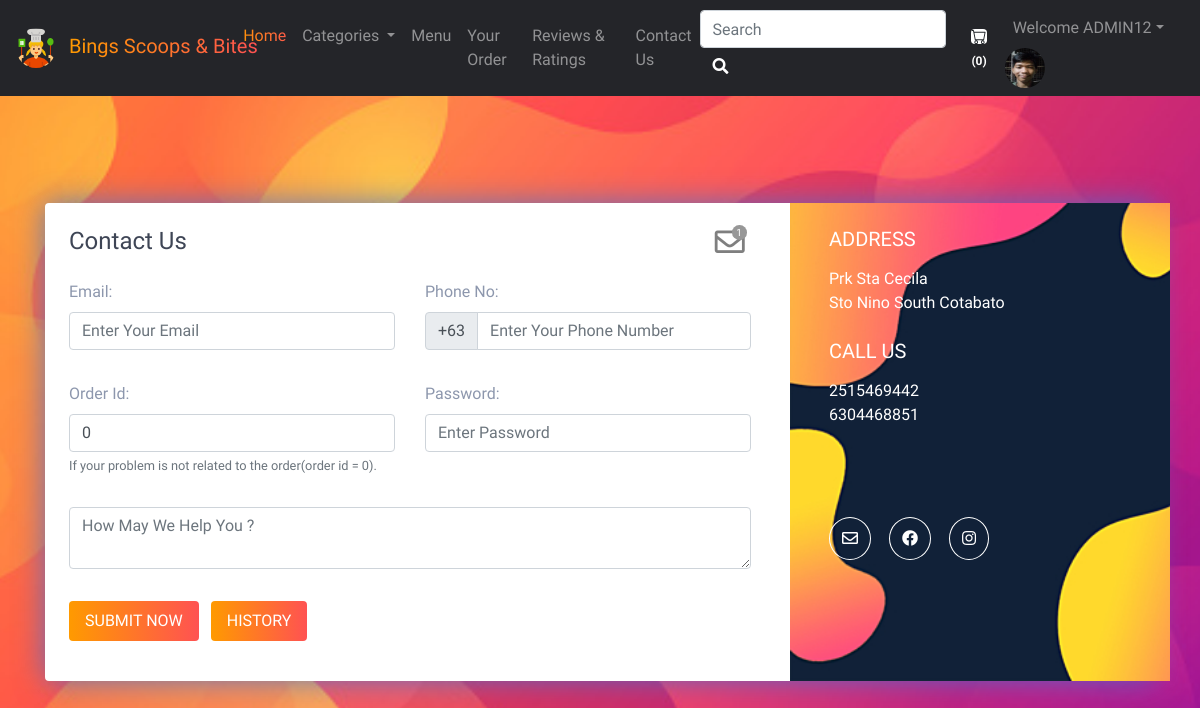
/contact.php (signed in), run on the app's committed database.
### tables this page shows
CREATE TABLE `sitedetail` (
  `tempId` int(11) NOT NULL,
  `systemName` varchar(21) NOT NULL,
  `email` varchar(35) NOT NULL,
  `contact1` bigint(21) NOT NULL,
  `contact2` bigint(21) DEFAULT NULL COMMENT 'Optional',
  `address` text NOT NULL,
  `dateTime` datetime NOT NULL DEFAULT current_timestamp()
);

### contact.php (the view, shortened to what this page needs)
<!doctype html>
<html lang="en">
<head>
  <link rel="stylesheet" href="https://stackpath.bootstrapcdn.com/bootstrap/4.5.0/css/bootstrap.min.css">
  <link rel="stylesheet" href="https://use.fontawesome.com/releases/v5.8.2/css/all.css">
  <link rel="stylesheet" href="assets/css/custom.css">
</head>
<body>
  <?php include 'partials/_dbconnect.php'; ?>
  <?php include 'partials/_nav.php'; ?>
  <div class="contact2" id="contact">
    <div class="container">
      <div class="row contact-container">
        <div class="col-lg-12">
          <div class="card card-shadow border-0 mb-4">
            <div class="row">
              <div class="col-lg-8">
                <div class="contact-box p-4">
                  <div class="row">
                    <div class="col-lg-8">
                      <h4 class="title">Contact Us</h4>
                    </div>
                    <?php if ($loggedin) { ?>
                      <div class="col-lg-4">
                        <div class="icon-badge-container mx-1" style="padding-left: 167px;">
                          <a href="#" data-toggle="modal" data-target="#adminReply"><i class="far fa-envelope icon-badge-icon"></i></a>
                          <div class="icon-badge"><b><span id="totalMessage">0</span></b></div>
                        </div>
                      </div>
                    <?php } ?>
                  </div>
                  <?php
                  $email = '';
                  $phone = '';
                  ?>
                  <form action="partials/_manageContactUs.php" method="POST">
                    <div class="row">
                      <div class="col-lg-6">
                        <div class="form-group mt-3">
                          <b><label for="email">Email:</label></b>
                          <input type="email" class="form-control" id="email" name="email" placeholder="Enter Your Email" required value="<?php echo $email ?>">
                        </div>
                      </div>
                      <div class="col-lg-6">
                        <div class="form-group mt-3">
                          <b><label for="phone">Phone No:</label></b>
                          <div class="input-group mb-3">
                            <div class="input-group-prepend">
                              <span class="input-group-text" id="basic-addon">+63</span>
                            </div>
                            <input type="tel" class="form-control" id="phone" name="phone" aria-describedby="basic-addon" placeholder="Enter Your Phone Number" required pattern="[0-9]{10}" value="<?php echo $phone ?>">
                          </div>
                        </div>
                      </div>
                      <div class="col-lg-6">
                        <div class="form-group mt-3">
                          <b><label for="orderId">Order Id:</label></b>
                          <input class="form-control" type="text" id="orderId" name="orderId" placeholder="Order Id" value="0">
                          <small id="orderIdHelp" class="form-text text-muted">If your problem is not related to the order(order id = 0).</small>
                        </div>
                      </div>
                      <div class="col-lg-6">
                        <div class="form-group mt-3">
                          <b><label for="password">Password:</label></b>
                          <input class="form-control" id="password" name="password" placeholder="Enter Password" type="password" placeholder="Enter Your Password" required data-toggle="password">
                        </div>
                      </div>
                      <div class="col-lg-12">
                        <div class="form-group  mt-3">
                          <textarea class="form-control" id="message" name="message" rows="2" required minlength="6" placeholder="How May We Help You ?"></textarea>
                        </div>
                      </div>
                      <?php if ($loggedin) { ?>
                        <div class="col-lg-12">
                          <button type="submit" class="btn btn-danger-gradiant mt-3 mb-3 text-white border-0 py-2 px-3" style="background-image: linear-gradient(to right, #ff9a00, #ff5252); cursor: pointer;">
                            <span>SUBMIT NOW <i class="ti-arrow-right"></i></span>
                          </button>
                          <button type="button" class="btn btn-danger-gradiant mt-3 mb-3 text-white border-0 py-2 px-3 mx-2" style="background-image: linear-gradient(to right, #ff9a00, #ff5252); cursor: pointer;" data-toggle="modal" data-target="#history"><span> HISTORY <i class="ti-arrow-right"></i></span></button>
                        </div>
                      <?php } ?>
                    </div>
                  </form>
                </div>
              </div>
              <?php
              $sql = "SELECT * FROM `sitedetail`";
              $result = mysqli_query($conn, $sql);
              $row = mysqli_fetch_assoc($result);
              $address = $row['address'];
              $email = $row['email'];
              $contact1 = $row['contact1'];
              $contact2 = $row['contact2'];
              echo '<div class="col-lg-4 bg-image" style="background-image:url(img/boxctc.jpg)">
                          <div class="detail-box p-4">
                            <h5 class="text-white font-weight-light mb-3">ADDRESS</h5>
                            <p class="text-white op-7">' . $address . '</p>
                            <h5 class="text-white font-weight-light mb-3 mt-4">CALL US</h5>
                            <p class="text-white op-7">' . $contact1 . '
                              <br> ' . $contact2 . '</p>
                            <div class="round-social light">
                              <a href="https://mail.google.com/mail/?view=cm&fs=1&tf=1&to=' . $email . '" class="ml-0 text-decoration-none text-white border border-white rounded-circle" target="_blank"><i class="far fa-envelope"></i></a>
                              <a href="https://github.com/darshankparmar" class="text-decoration-none text-white border border-white rounded-circle" target="_blank"><i class="fab fa-facebook"></i></i></a>
                              <a href="https://youtube.com/" class="text-decoration-none text-white border border-white rounded-circle" target="_blank"><i class="fab fa-instagram"></i></a>
                            </div>
                          </div>
                        </div>';
              ?>
            </div>
          </div>
        </div>
      </div>
    </div>
  </div>
</body>
</html>

### partials/_nav.php (shortened to what this page needs)
<?php
if (isset($_SESSION['loggedin']) && $_SESSION['loggedin'] == true) {
  $loggedin = true;
  $userId = $_SESSION['userId'];
  $username = $_SESSION['username'];
} else {
  $loggedin = false;
  $userId = 0;
}
$sql = "SELECT * FROM `sitedetail`";
$result = mysqli_query($conn, $sql);
$row = mysqli_fetch_assoc($result);
$systemName = $row['systemName'];
$countsql = "SELECT SUM(`itemQuantity`) FROM `viewcart` WHERE `userId`=$userId";
$countresult = mysqli_query($conn, $countsql);
$countrow = mysqli_fetch_assoc($countresult);
$count = $countrow['SUM(`itemQuantity`)'];
if (!$count) {
  $count = 0;
}
echo '<style>
.navbar-dark .navbar-nav .nav-link:hover {
  background-image: linear-gradient(to right, #ff9a00, #ff5252);
  background-clip: text;
  -webkit-background-clip: text;
  -webkit-text-fill-color: transparent;
  transition: 0.5s;
}
.home a{
  color: linear-gradient(to right, #ff9a00, #ff5252);
}
</style>
<nav class="navbar navbar-expand-lg navbar-dark navBg ">
<a class="navbar-brand mb-1 mt-1" href="index.php">
<img src="partials/uploads/cooking.png" alt="Company Logo" class="company-logo">
<span class="company-name ml-2" style="background-clip: text; -webkit-background-clip: text; -webkit-text-fill-color: transparent; background-image: linear-gradient(to right, #ff9a00, #ff5252);">' . $systemName . '</span>
</a>
      <button class="navbar-toggler" type="button" data-toggle="collapse" data-target="#navbarSupportedContent" aria-controls="navbarSupportedContent" aria-expanded="false" aria-label="Toggle navigation">
        <span class="navbar-toggler-icon"></span>
      </button>
      <div class="collapse navbar-collapse" id="navbarSupportedContent">
        <ul class="navbar-nav mr-auto">
          <li class="nav-item active home">
            <a class="nav-link" href="index.php" style="background-clip: text; -webkit-background-clip: text; -webkit-text-fill-color: transparent; background-image: linear-gradient(to right, #ff9a00, #ff5252);">Home<span class="sr-only">(current)</span></a>
          </li>
          <li class="nav-item dropdown">
            <a class="nav-link dropdown-toggle" href="#" id="navbarDropdown" role="button" data-toggle="dropdown" aria-haspopup="true" aria-expanded="false">
              Categories
            </a>
            <div class="dropdown-menu" aria-labelledby="navbarDropdown">';
echo '</div>
          </li>
          <li class="nav-item">
            <a class="nav-link" href="about.php">Menu</a>
          </li>
          <li class="nav-item">
            <a class="nav-link" href="viewOrder.php">Your Order</a>
          </li>
          <li class="nav-item">
          <a class="nav-link" href="reviews.php">Reviews & Ratings</a>
        </li>
        <li class="nav-item">
            <a class="nav-link" href="contact.php">Contact Us</a>
          </li>
        </ul>
        <div class="search-wrapper">
           <form method="get" action="search.php" class="form-inline searchForm">
            <div class="search-input">
              <input class="form-control mr-sm-2" type="search" name="search" id="search" placeholder="Search" aria-label="Search" required>
            </div>
            <button class="btn" id="textBtn" type="submit"><i class="fas fa-search"></i></button>
          </form>
        </div>
';
echo '<a href="viewCart.php">
        <button type="button" class="btn" title="MyCart">
          <svg xmlns="img/cart.svg" width="16" height="15" fill="currentColor" class="bi bi-cart cart " viewBox="0 0 16 16">
            <path d="M0 1.5A.5.5 0 0 1 .5 1H2a.5.5 0 0 1 .485.379L2.89 3H14.5a.5.5 0 0 1 .491.592l-1.5 8A.5.5 0 0 1 13 12H4a.5.5 0 0 1-.491-.408L2.01 3.607 1.61 2H.5a.5.5 0 0 1-.5-.5zM3.102 4l1.313 7h8.17l1.313-7H3.102zM5 12a2 2 0 1 0 0 4 2 2 0 0 0 0-4zm7 0a2 2 0 1 0 0 4 2 2 0 0 0 0-4zm-7 1a1 1 0 1 1 0 2 1 1 0 0 1 0-2zm7 0a1 1 0 1 1 0 2 1 1 0 0 1 0-2z"/>
            </svg>   <span id="textBtn"><span id="count"> (' . $count . ')</span>
        </button></a>';
if ($loggedin) {
  echo '<div class="d-flex flex-wrap justify-content">
  <ul class="navbar-nav mr-2">
    <li class="nav-item dropdown">
      <a class="nav-link dropdown-toggle" href="#" id="navbarDropdown" role="button" data-toggle="dropdown"> Welcome ' . $username . '</a>
      <div class="dropdown-menu" aria-labelledby="navbarDropdown">
        <a class="dropdown-item" href="partials/_logout.php">Logout</a>
      </div>
    </li>
  </ul>
  <div class="text-center image-size-small position-relative">
    <a href="viewProfile.php"><img src="img/profile-' . $userId . '.jpg" class="rounded-circle" onError="this.src = \'img/profilePic.png\'" style="width:40px; height:40px"></a>
  </div>
</div>
';
} else {
  echo '
          <button type="button" class="btn"  data-toggle="modal" data-target="#loginModal"><span id="textBtn">Login</span></button>
          <button type="button" class="btn textBtn"  data-toggle="modal" data-target="#signupModal"><span id="textBtn">SignUp</span></button>';
}
echo '</div>
    </nav>';

### assets/css/custom.css (style rules this page uses)
body { background: linear-gradient( 180deg, rgba(0, 0, 0, 1) 0%, rgba(0, 0, 0, 0.8) 100% ); }
* { font-family: 'Cherry Cream Soda', cursive; }
#textBtn { background: white; -webkit-background-clip: text; -webkit-text-fill-color: transparent; font-weight: bold; }
.cart { background: white; border-radius: 25%; }
.company-logo { max-width: 100%; border-radius: 25px; height: auto; max-height: 40px; }
#count { font-size: 12px; }
.navBg { background-color: #242529; }

### contact.php (style rules this page uses)
body { background-image: url(img/bgcontatct.jpg); background-position: center; background-size: cover; background-repeat: no-repeat; height: 100vh; margin: 0; }
.icon-badge-container { position: absolute; }
.icon-badge-icon { font-size: 30px; color: rgb(0 0 0 / 50%); position: relative; }
.icon-badge { background-color: #979797; ; font-size: 10px; color: white; text-align: center; width: 15px; height: 15px; border-radius: 49%; position: relative; top: -35px; left: 17px; }
.contact2 { font-family: "Montserrat", sans-serif; color: #8d97ad; font-weight: 300; background-position: center top; }
.contact2 h1, .contact2 h2, .contact2 h3, .contact2 h4, .contact2 h5, .contact2 h6 { color: #3e4555; }
.contact2 .bg-image { background-size: cover; position: relative; display: -webkit-box; display: -webkit-flex; display: -ms-flexbox; display: flex; }
.contact2 .card.card-shadow { -webkit-box-shadow: 0px 0px 30px rgba(115, 128, 157, 0.1); box-shadow: 0px 0px 30px rgba(61, 109, 214, 0.774); }
.contact2 .detail-box .round-social { margin-top: 100px; }
.contact2 .round-social a { background: transparent; margin: 0 7px; padding: 11px 12px; }
.contact2 .contact-container { position: relative; top: 107px; }
.contact2 .btn-danger-gradiant { background: #ff4d7e; background: -webkit-linear-gradient(legacy-direction(to right), #ff4d7e 0%, #ff6a5b 100%); background: -webkit-gradient(linear, left top, right top, from(#ff4d7e), to(#ff6a5b)); background: -webkit-linear-gradient(left, #ff4d7e 0%, #ff6a5b 100%); background: -o-linear-gradient(left, #ff4d7e 0%, #ff6a5b 100%); background: linear-gradient(to right, #ff4d7e 0%, #ff6a5b 100%); }

### partials/_nav.php (style rules this page uses)
.home a { color: linear-gradient(to right, #ff9a00, #ff5252); }

### data on the page
sitedetail: systemName "Bings Scoops & Bites", address "Prk Sta Cecila Sto Nino South Cotabato", contact1 "2515469442", contact2 "6304468851"

### other printed values
$count "0"
$username "ADMIN12"
